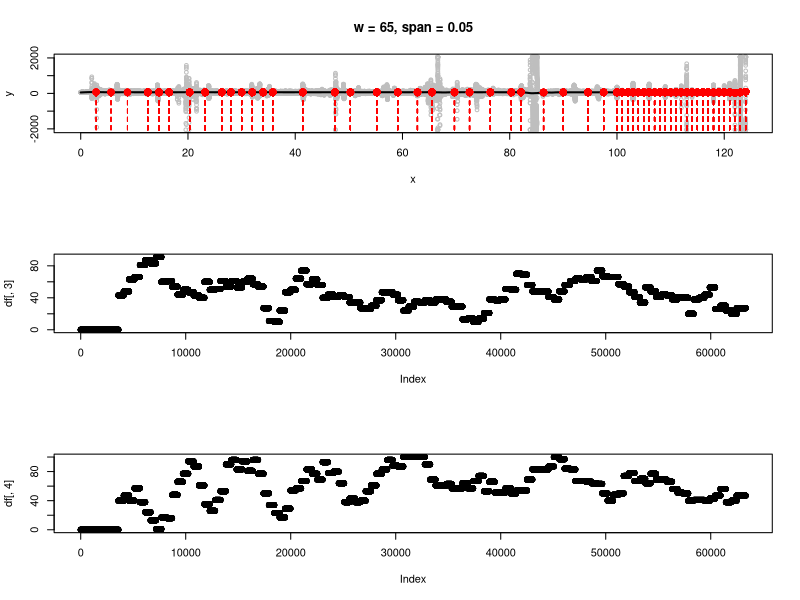

Write the R code that produced this figure.
setwd("C:/Users/Loukia Petrou/Desktop/OpenVibe")
df <- read.csv("recordtrial4.csv")


argmax <- function(x, y, w=1, ...) {
  require(zoo)
  n <- length(y)
  y.smooth <- loess(y ~ x, ...)$fitted
  y.max <- rollapply(zoo(y.smooth), 2*w+1, max, align="center")
  delta <- y.max - y.smooth[-c(1:w, n+1-1:w)]
  i.max <- which(delta <= 0) + w
  list(x=x[i.max], i=i.max, y.hat=y.smooth)
}

test <- function(w, span) {
  peaks <- argmax(x, y, w=w, span=span)
  plot(x, y, cex=0.75, col="Gray", main=paste("w = ", w, ", span = ", span, sep=""))
  lines(x, peaks$y.hat,  lwd=2) #$
  y.min <- min(y)
  sapply(peaks$i, function(i) lines(c(x[i],x[i]), c(y.min, peaks$y.hat[i]),
                                    col="Red", lty=2))
  points(x[peaks$i], peaks$y.hat[peaks$i], col="Red", pch=19, cex=1.25)
  raw <- which(diff(sign(diff(df[,2])))==-2)+1
  attention <- which(diff(sign(diff(df[,3])))==-5)+1
  Meditation <- which(diff(sign(diff(df[,4])))==-5)+1
  raw.output <- print(df[raw,1])
  attention.output<-print(df[attention,1])
  Meditation.output <- print(df[Meditation,1])
  output <- list(raw.output, attention.output, Meditation.output)
  print(output)
  #x.name <- c("Time", "Peak")
  #colnames(df)<-x.name
}

#to print meditation type in console plot(df[,4])

# for attention type in console plot(df[,3])

x <- df[,1]
y <- df[,2]
par(mfrow=c(3,1))
test(65, 0.05)
plot(df[,3])
plot(df[,4])
